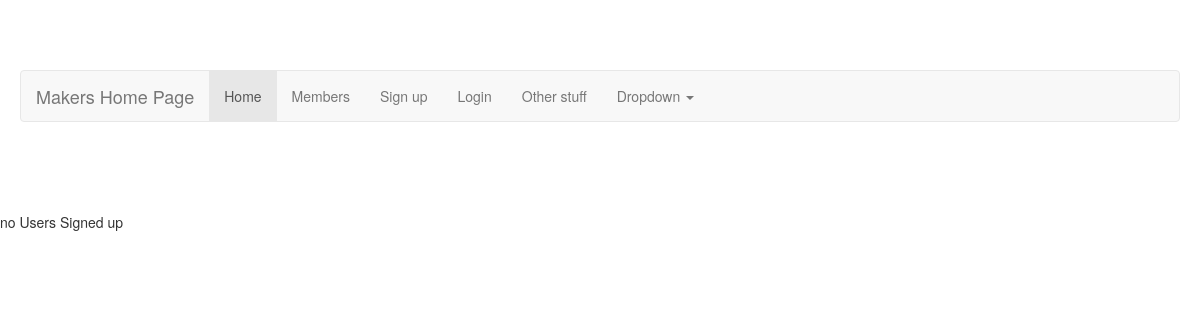
Before: /userInfo/index/ with the older database file.
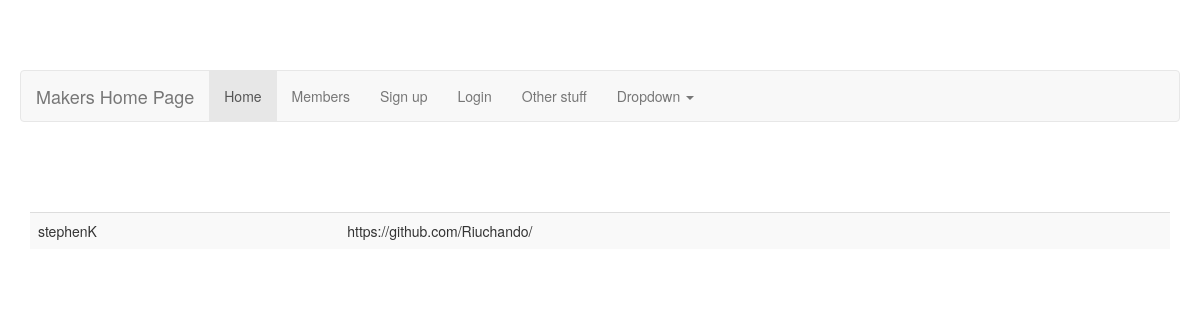
After: the same page with the newer database file.
### userInfo/models.py (models this page shows, shortened)
class UserProfile(models.Model):
    user = models.OneToOneField(User)
    githubURL = models.URLField(blank=True)
    picture = models.ImageField(upload_to='profile_images', blank=True)

### userInfo/views.py (the view)
class IndexView(generic.ListView):
    template_name = 'userInfo/index.html'
    context_object_name = 'Latest_Users_List'
    def get_queryset(self):
        return UserProfile.objects.order_by('-user')[:5]

### userInfo/templates/userInfo/index.html
{% extends 'MakersSite/title.html' %}
{% block body_block %}
{% if Latest_Users_List %}
<div class="container">
<table class = "table table-striped">
    {% for user in Latest_Users_List %}
		<td>{{ user.user.username }}</td>
		<td>{{ user.githubURL }}</td></tr>
    {% endfor %}
</table>
</div>
{% else %}
    <p>no Users Signed up</p>
{% endif %}
{% endblock %}

### MakersSite/templates/MakersSite/title.html (shortened to what this page needs)
<!DOCTYPE html>
<html>
  {% load staticfiles %}
  <head>
    <title>Maker Site - {% block title %} Testing {% endblock %} </title></head>
  <body>
  <link rel="stylesheet" type="text/css" href="{% static 'css/bootstrap.css' %}" >
<div class="page-wrap">
<nav class="navbar navbar-default">
  <div class="container-fluid">
    <div class="navbar-header">
      <a class="navbar-brand" href="#">Makers Home Page</a>
    </div>
    <div>
      <ul class="nav navbar-nav">
        <li class="active"><a href="{% url 'MakersSite' %}">Home</a></li>
        <li><a href="{% url 'userInfo:index' %}">Members</a></li>
	  {% if user.is_authenticated %}
	 <li><a href"#"> Hello {{ user.username }} </a></li>
	  {% else %}
	  <li><a href="{% url 'userInfo:register' %}">Sign up</a></li>
          {% endif %}
	  <li><a href="{% url 'userInfo:login' %}">Login</a></li>
        <li><a href="#">Other stuff</a></li>
	        <li role="presentation" class="dropdown">
          <a href="#" class="dropdown-toggle" data-toggle="dropdown" aria-haspopup="true" aria-expanded="false">Dropdown <span class="caret"></span></a>
		</li>
		</ul>
    </div>
  </div>
</nav>
</div>
    {% block body_block %} {% endblock %}
  </body>
</html>

Changed rows visible on the page:
added UserProfile: user.username "stephenK", githubURL "https://github.com/Riuchando/"
Other visible differences:
text no longer shown: "no Users Signed up"
